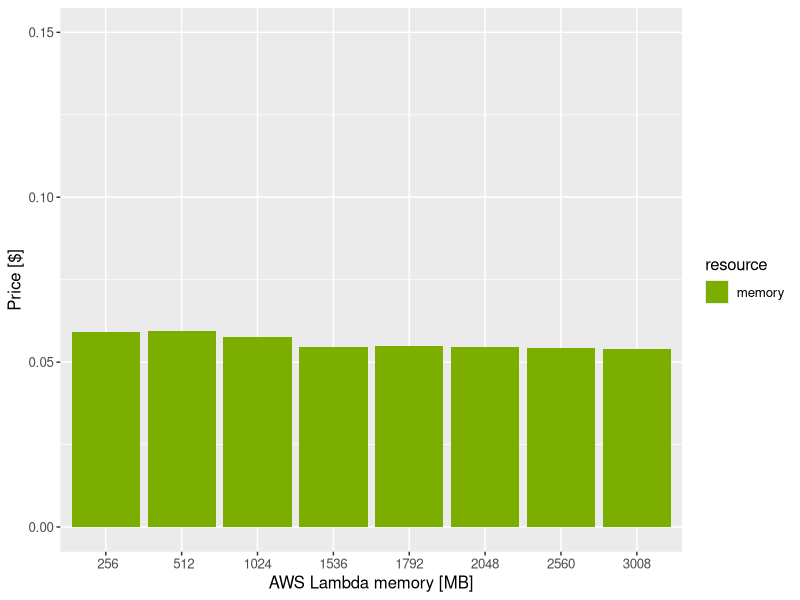
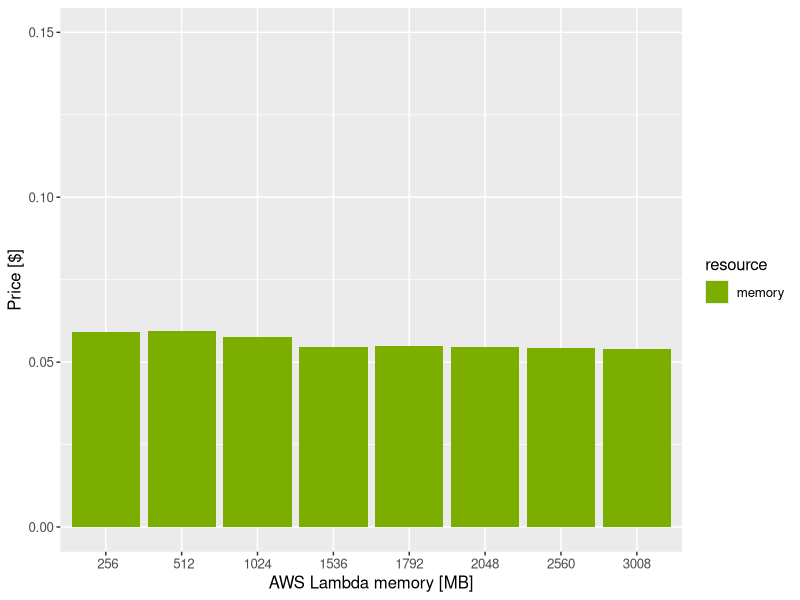

Generate these figures, in order, with R:
library('ggplot2')

values = c(c(0.059104),c(0.059429),c(0.057694),c(0.054541),c(0.054938),c(0.054500),c(0.054167),c(0.054028))
service=c(rep(" 256", 1),rep(" 512", 1),rep("1024", 1),rep("1536", 1), rep("1792", 1), rep("2048", 1), rep("2560", 1), rep("3008", 1))
resource=rep(c("memory"),8)
data=data.frame(service,resource,values)

ggplot(data, aes(fill=resource, y=values, x=service)) + geom_bar(stat="identity") + ylab("Price [$]") + 
ylim(0, 0.15) + xlab("AWS Lambda memory [MB]") + theme (text = element_text(size=12)) +
scale_fill_manual("resource", values = c("memory" = "#7CAE00"))
ggsave(paste("ellipsoids_lambda_price.pdf"), width = 12, height = 9, units = "cm")

